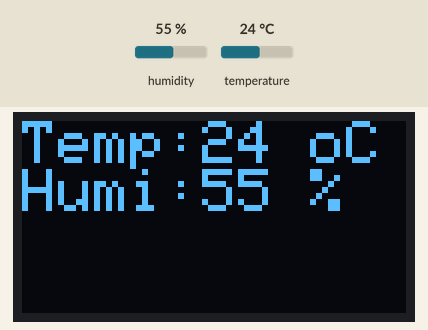
Recording of a sketch running on a simulated Arduino Uno, built with avr-gcc and run on an emulated ATmega328P. On the bench: 128×64 one-colour display. The inputs (shaded band) are chosen by the test bench; at power-on: humidity 55 %, temperature 24 °C.

Above: at 4.7 s.
4.8 s: humidity set to 22 %
At 9.3 s:
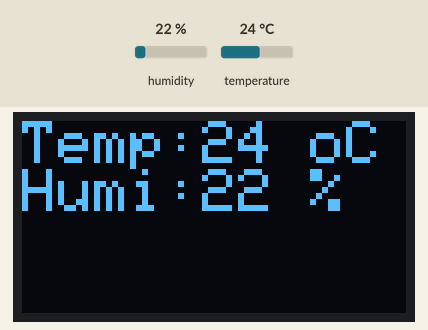
10.2 s: temperature set to 12 °C
At 13.0 s:
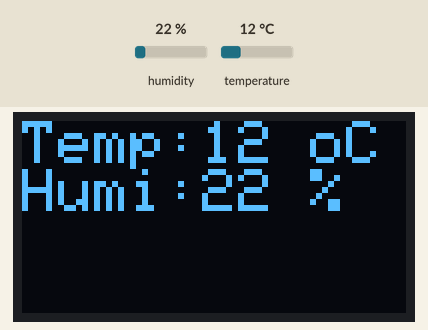
15.6 s: humidity set to 40 %
At 16.8 s:
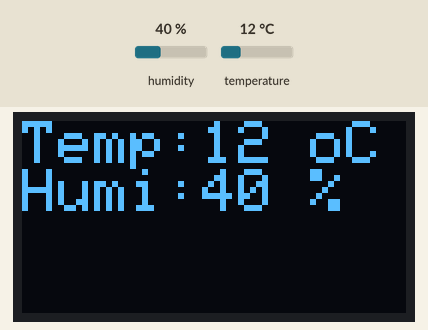
21.0 s: temperature set to 19 °C
At 25.5 s:
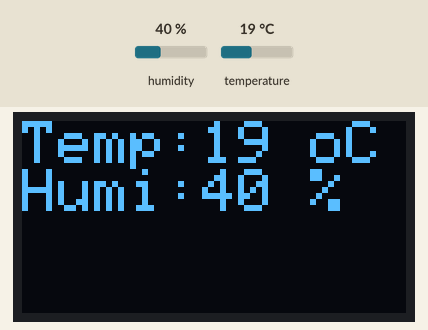
Timing chart, 0 to 27.0 s (numbered marks = the images above; inputs shaded):
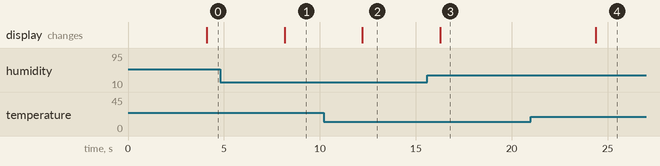

The sketch:

OLED_DHT.ino
```cpp
#include <SPI.h>
#include <Wire.h>
#include <Adafruit_GFX.h>
#include <Adafruit_SSD1306.h>
#define SCREEN_WIDTH 128  // OLED display width, in pixels
#define SCREEN_HEIGHT 64  // OLED display height, in pixels
// Declaration for SSD1306 display connected using I2C
#define OLED_RESET -1  // Reset pin # (or -1 if sharing Arduino reset pin)
#define SCREEN_ADDRESS 0x3C

Adafruit_SSD1306 display(SCREEN_WIDTH, SCREEN_HEIGHT, &Wire, OLED_RESET);

#include <DHT.h>
#define DHTTYPE DHT11
#define DHTPin 4

DHT dht(DHTPin, DHTTYPE);

void setup() {
  Serial.begin(9600);
  dht.begin();
  // initialize the OLED object
  if (!display.begin(SSD1306_SWITCHCAPVCC, SCREEN_ADDRESS)) {
    Serial.println(F("SSD1306 allocation failed"));
    for (;;)
      ;  // Don't proceed, loop forever
  }
  display.clearDisplay();
  display.setTextSize(1);
  display.setTextColor(WHITE);
  display.setCursor(0, 0);
  display.println("Hello world!");
  display.display();
  delay(2000);
}

void loop() {
  delay(2000);
  // put your main code here, to run repeatedly:
  int temp = dht.readTemperature();
  int humi = dht.readHumidity();
  display.clearDisplay();
  display.setTextSize(2);
  display.setTextColor(WHITE);
  display.setCursor(0, 0);
  display.print("Temp:");
  display.print(temp);
  display.println(" oC");
  display.print("Humi:");
  display.print(humi);
  display.println(" %");
  display.display();
  delay(2000);
}
```

Measured:
- after the input at 4.8 s, the display: changes after 3.4 s (image 1)
- after the input at 10.2 s, the display: changes after 2.0 s (image 2)
- after the input at 15.6 s, the display: changes after 0.67 s (image 3)
- after the input at 21.0 s, the display: changes after 3.4 s (image 4)
